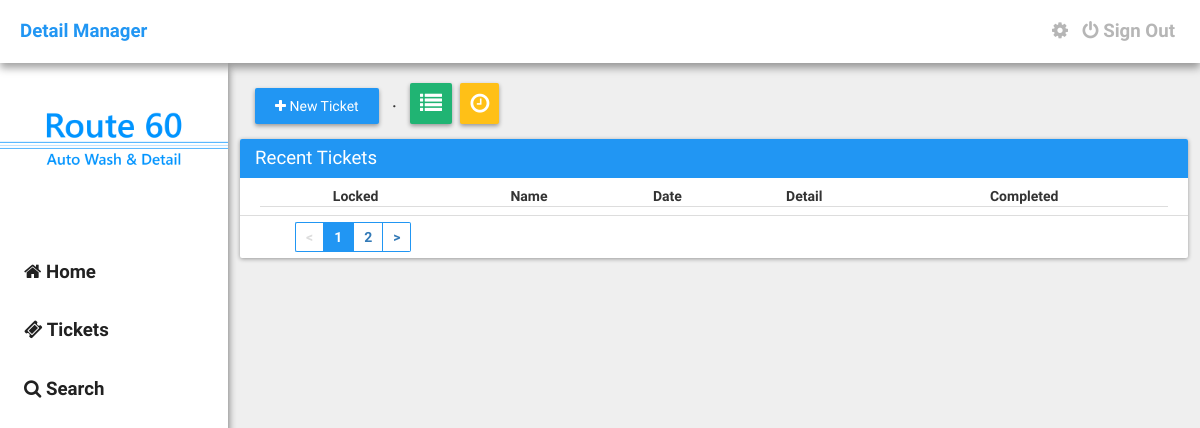
The page /details/scheduled.php (signed in) on the database as committed earlier.
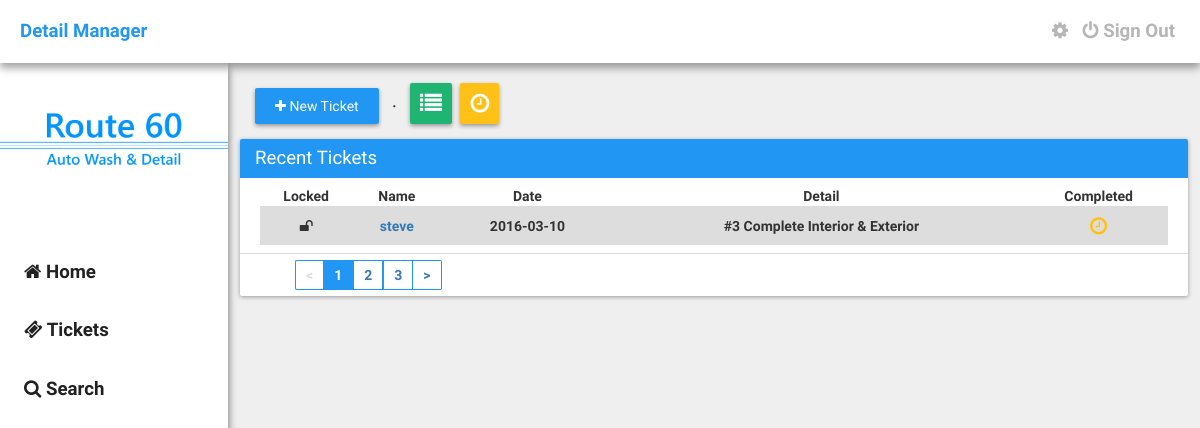
The same page on the database as committed later.
### tables this page shows
CREATE TABLE `detail_tickets` (
  `id` int(11) NOT NULL,
  `locked` int(11) NOT NULL DEFAULT '0',
  `first_name` text NOT NULL,
  `last_name` text NOT NULL,
  `phone_number` varchar(32) NOT NULL,
  `date` date NOT NULL,
  `vehicle_make` text NOT NULL,
  `vehicle_model` text NOT NULL,
  `vehicle_color` text NOT NULL,
  `discount` int(11) NOT NULL,
  `services` varchar(32) NOT NULL,
  `pre_paid_done` varchar(32) NOT NULL,
  `user_id` varchar(32) NOT NULL,
  `ticket_id` varchar(32) NOT NULL,
  `notes` text NOT NULL,
  `ticket_creator` text NOT NULL,
  `engine` varchar(2) NOT NULL DEFAULT '0',
  `wax` varchar(2) NOT NULL DEFAULT '0',
  `mat` varchar(2) NOT NULL DEFAULT '0'
);

### details/assets/core/init.php (called while the page is built, shortened)
<?php
	$site = "http://".$_SERVER['SERVER_NAME']."/details";

### details/scheduled.php (the view, shortened to what the changed rows need)
<?php require("./assets/core/init.php"); require("./include/navbar.php"); ?>
<?php
        $tbl_name = "detail_tickets";
        $adjacents = 2;
        $query = "SELECT COUNT(*) as num FROM $tbl_name";
        $total_pages = mysql_fetch_array(mysql_query($query));
        $total_pages = $total_pages[0];
        $targetpage = "scheduled";
        $limit = 15;
        $page = $_GET['page'];
        if($page)
            $start = ($page - 1) * $limit;
        else
            $start = 0;
        $sql = "SELECT * FROM $tbl_name WHERE `pre_paid_done` = 'Appointment' ORDER BY id DESC LIMIT $start, $limit";
        $result2 = mysql_query($sql);
        if ($page == 0) $page = 1;
        $prev = $page - 1;
        $next = $page + 1;
        $lastpage = ceil($total_pages/$limit);
        $pagination = "";
        if($lastpage > 1)
        {
            $pagination .= "<ul class='pagination' style='margin: 0px;'>";
            if ($page > 1)
                $pagination.= "<li class='left'><a href='$targetpage?page=$prev'><</a></li>";
            else
                $pagination.= "<li class='disabledpage left'><a href='#'><</a></li>";
            if ($lastpage < 7 + ($adjacents * 2))
            {
                for ($counter = 1; $counter <= $lastpage; $counter++)
                {
                    if ($counter == $page)
                        $pagination.= "<li class='active'><a href='#'>$counter</a></li>";
                    else
                        $pagination.= "<li class='waves-effect'><a href='$targetpage?page=$counter'>$counter</a></li>";
                }
            }
            if ($page < $counter - 1)
                $pagination.= "<li class='right'><a href='$targetpage?page=$next'>></a></li>";
            else
                $pagination.= "<li class='disabledpage right'><a href='#'>></a></li>";
            $pagination.= "</ul>\n";
        }
    ?>
	<div class="container">
		<div class="row">
			<div class="col-md-45">
				<div class="card">
					<div class="card-content">
						<table class="table" padding="10" style="text-align: center;">
							<thead>
								<tr>
                                    <th>Locked</th>
									<th>Name</th>
									<th>Date</th>
									<th>Detail</th>
									<th>Completed</th>
								</tr>
							</thead>
							<tbody>
								<?php
								while($row = mysql_fetch_array($result2)) {
									$services = $row['services'];
									$options = $row['pre_paid_done'];
									if($services == 'wax'){
			                            $servicetitle = "Meguiar's Wax";
			                        }elseif($services == 1) {
			                            $servicetitle = "#1 Interior Only Detail";
			                        }
			                        elseif($services == 2) {
			                            $servicetitle = "#2 Exterior Only Detail";
			                        }
			                        elseif($services == 3) {
			                            $servicetitle = "#3 Complete Interior & Exterior";
			                        }
			                        elseif($services == 4) {
			                            $servicetitle = "#4 Engine Detail";
			                        }
			                        elseif($services == 5) {
			                            $servicetitle = "#5 Paint Restoration";
			                        }
			                        elseif($services == 6) {
			                            $servicetitle = "#6 Ultimate Interior & Exterior";
			                        }
			                        elseif($services == 7) {
                                        $servicetitle = "#7 Synthetic Sealer Special";
                                    }
                                    elseif($services == "hw") {
                                        $servicetitle = "Hand Wash - Car";
                                    }
                                    elseif($services == "hwfs") {
                                        $servicetitle = "Hand Wash - Car w/ Full Service";
                                    }
                                    elseif($services == "hwsuv") {
                                        $servicetitle = "Hand Wash - SUV";
                                    }
                                    elseif($services == "hwsuvfs") {
                                        $servicetitle = "Hand Wash - SUV w/ Full Service";
                                    }
			                        if($options == 'Prepaid') {
			                            $option = "<center><h6 style='color: #E14747; margin: 0px; font-size: 20px;'>X</h6></center>";
			                        }elseif($options == 'Paid/Completed') {
			                            $option = "<center><h6 style='color: #20B473; margin: 0px; font-size: 20px;'>&check;</h6></center>";
			                        }elseif($options == 'Appointment') {
                                        $option = "<center><h6 style='color: #FFC017; margin: 0px; font-size: 20px;'><i class='fa fa-clock-o'></i></h6></center>";
                                    }
                                    if($row['locked'] == 0) {
                                        $locking = "<i class='fa fa-unlock'></i>";
                                    }elseif($row['locked'] == 1) {
                                        $locking = "<i class='fa fa-lock'></i>";
                                    }
			                        echo '<tr>';
                                    echo '<td>'.$locking.'</td>';
			                        echo '<td><a href="'.$site.'/ticket?id='.$row['ticket_id'].'">'.$row['first_name'].' '.$row['last_name'].'</a></td>';
			                        echo '<td>'.$row['date'].'</td>';
			                        echo '<td>'.$servicetitle.'</td>';
			                        echo '<td>'.$option.'</td>';
			                        echo '</tr>';
								}
							?>
							</tbody>
						</table>
					</div>
					<div class="card-footer">
						<?=$pagination?>
					</div>
				</div>
			</div>
		</div>
	</div>
<?php require("./include/footer.php"); ?>

Rows that differ between the two databases and show on the page:
added detail_tickets: locked 0 (drawn), first_name "steve", date "2016-03-10", services "#3 Complete Interior & Exterior", pre_paid_done "Appointment" (drawn)
Other text that changed with them:
new list line: "3"
